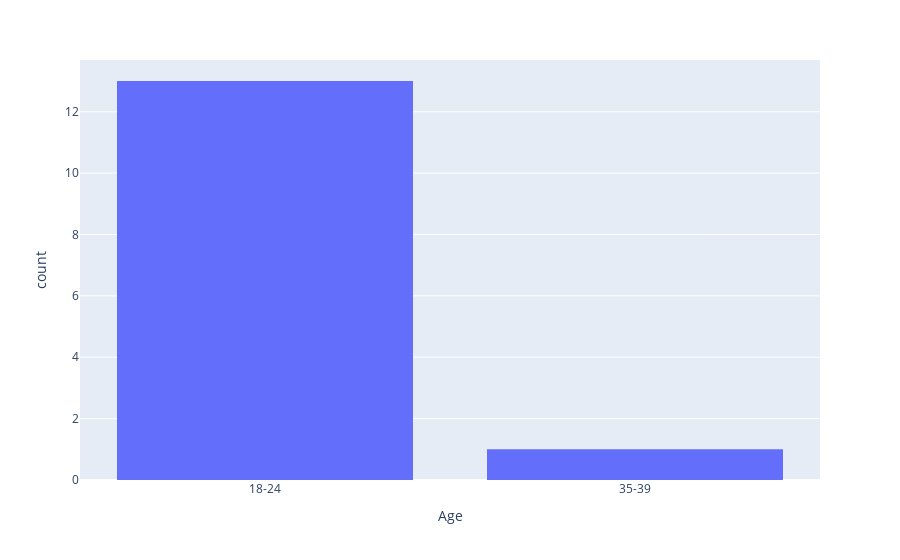

Source (notebook cell):
### Markdown cell above
### Demographic Visualisations

### Code cell
# Age
fig = px.histogram(df_merged, x="Age")
fig.show()

### Figure 1 — Plotly figure (JSON) as saved in the notebook; plotly's stock layout.template omitted (floating-point values rounded to 4 significant figures)
{"data": [{"alignmentgroup": "True", "bingroup": "x", "hovertemplate": "Age=%{x}<br>count=%{y}<extra></extra>", "legendgroup": "", "marker": {"color": "#636efa"}, "name": "", "offsetgroup": "", "orientation": "v", "showlegend": false, "type": "histogram", "x": ["18-24", "18-24", "18-24", "18-24", "18-24", "18-24", "18-24", "18-24", "18-24", "35-39", "18-24", "18-24", "18-24", "18-24"], "xaxis": "x", "yaxis": "y"}], "layout": {"barmode": "relative", "legend": {"tracegroupgap": 0}, "margin": {"t": 60}, "xaxis": {"anchor": "y", "domain": [0, 1], "title": {"text": "Age"}}, "yaxis": {"anchor": "x", "domain": [0, 1], "title": {"text": "count"}}}}
